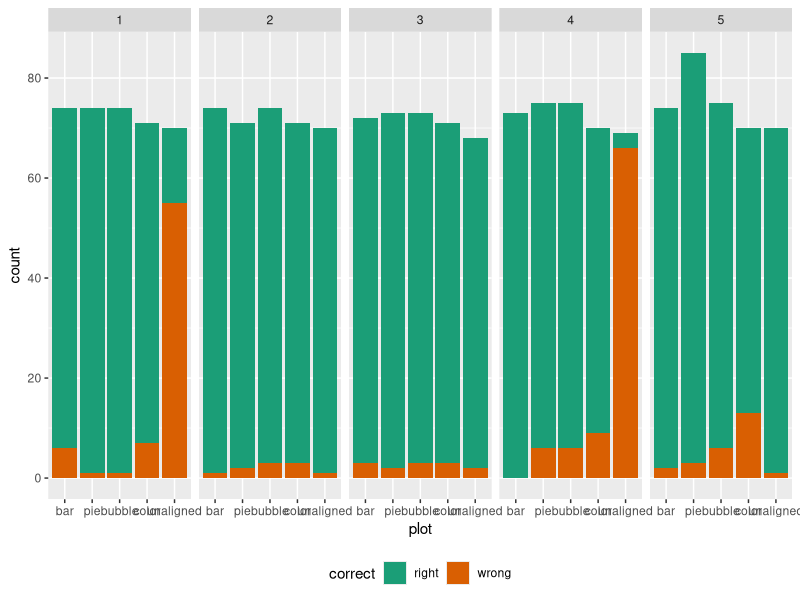
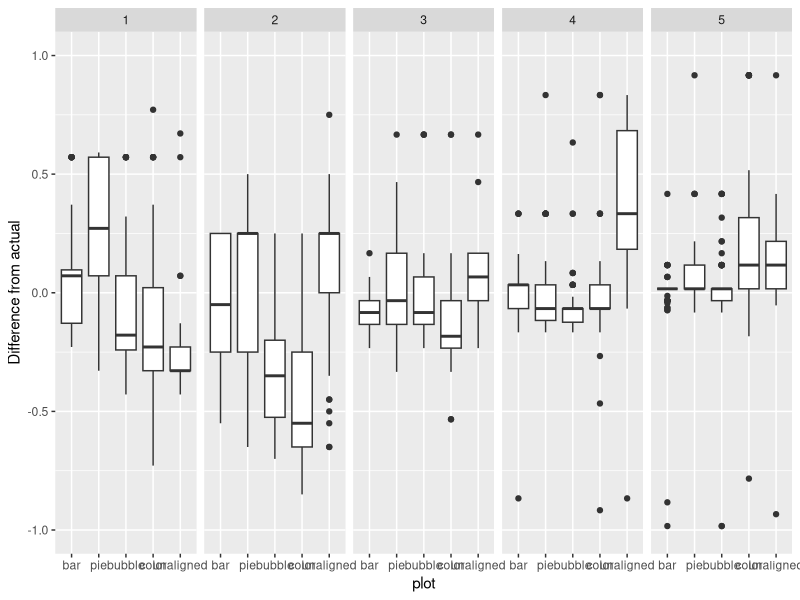

These figures' R source, in order:
## ---- chunk 1
knitr::opts_chunk$set(echo = TRUE, message = FALSE, error = FALSE, warning = FALSE)
## ---- chunk 2
library(readr)
library(tidyr)
library(dplyr)
library(ggplot2)
library(knitr)
cm_data <- read_csv("Cleveland and McGill hierarchy.csv", 
                    col_names = c("id", "pie_5_choose", "pie_5_diff",
                                  "pie_4_choose", "pie_4_diff",
                                  "pie_2_choose", "pie_2_diff",
                                  "pie_3_choose", "pie_3_diff",
                                  "pie_1_choose", "pie_1_diff",
                                  "bar_1_choose", "bar_1_diff",
                                  "bar_2_choose", "bar_2_diff",
                                  "bar_3_choose", "bar_3_diff",
                                  "bar_4_choose", "bar_4_diff",
                                  "bar_5_choose", "bar_5_diff",
                                  "bubble_4_choose", "bubble_4_diff",
                                  "bubble_5_choose", "bubble_5_diff",
                                  "bubble_2_choose", "bubble_2_diff",
                                  "bubble_1_choose", "bubble_1_diff",
                                  "bubble_3_choose", "bubble_3_diff",
                                  "color_4_choose", "color_4_diff",
                                  "color_1_choose", "color_1_diff",
                                  "color_2_choose", "color_2_diff",
                                  "color_3_choose", "color_3_diff",
                                  "color_5_choose", "color_5_diff",
                                  "unaligned_4_choose", "unaligned_4_diff",
                                  "unaligned_1_choose", "unaligned_1_diff",
                                  "unaligned_2_choose", "unaligned_2_diff",
                                  "unaligned_3_choose", "unaligned_3_diff",
                                  "unaligned_5_choose", "unaligned_5_diff",
                                  "time", "v1", "v2", "v3"), skip=1)
cm_data <- cm_data[,1:51]
cm_choose <- cm_data[,c(1,seq(2, 50, 2))]
cm_diff <- cm_data[,c(1,seq(3, 51, 2))]
cm_true <- c("b", "b", "a", "a", "a")
cm_choose_m <- cm_choose %>% gather(plot, choice, -id) %>%
  separate(plot, c("plot", "set", "junk"), sep="_") %>%
  filter(choice != "") 
cm_choose_m$set <- as.integer(cm_choose_m$set)
cm_choose_m$correct <- ifelse(cm_choose_m$choice == cm_true[cm_choose_m$set], 
  "right", "wrong")
cm_choose_m_smry <- cm_choose_m %>% 
  group_by(set, plot) %>%
  summarise(prop_correct=length(correct[correct == "right"])/length(correct)) %>%
  spread(plot, prop_correct) 
ord <- order(apply(cm_choose_m_smry[,-1], 2, mean), decreasing=TRUE)

cm_choose_m_smry[,c(1, ord+1)] %>% 
  kable(digits=2, caption="Proportion correct by plot type and replicate")
## ---- chunk 3
cm_choose_m$plot <- factor(cm_choose_m$plot, levels=colnames(cm_choose_m_smry)[ord+1])  
ggplot(cm_choose_m, aes(x=plot, fill=correct)) + 
  geom_bar() +
  scale_fill_brewer(palette="Dark2") +
  facet_wrap(~set, ncol=5) + theme(legend.position="bottom")
## ---- chunk 4
cm_diff_m <- cm_diff %>% gather(plot, diff, -id) %>%
  separate(plot, c("plot", "set", "junk"), sep="_")
cm_diff_m$set <- as.integer(cm_diff_m$set)
cm_diff_true <- c(10/7, 14/8, 20/15, 7/6, 26/24)
cm_diff_m <- cm_diff_m %>% mutate(diff_true=cm_diff_true[cm_diff_m$set]) %>%
  mutate(diff_obs_true=diff-diff_true)
cm_diff_m_sumry <- cm_diff_m %>%
  group_by(plot, set) %>%
  summarise(m=median(diff_obs_true, na.rm=T), s=mad(diff_obs_true, na.rm=T)) 
cm_diff_m_sumry$plot <- factor(cm_diff_m_sumry$plot, levels=colnames(cm_choose_m_smry)[ord+1])
cm_diff_m$plot <- factor(cm_diff_m$plot,
                         levels=colnames(cm_choose_m_smry)[ord+1])
ggplot(cm_diff_m, aes(x=plot, y=diff_obs_true)) + geom_boxplot() +
  ylab("Difference from actual") + ylim(c(-1,1)) + 
  facet_wrap(~set, ncol=5)
